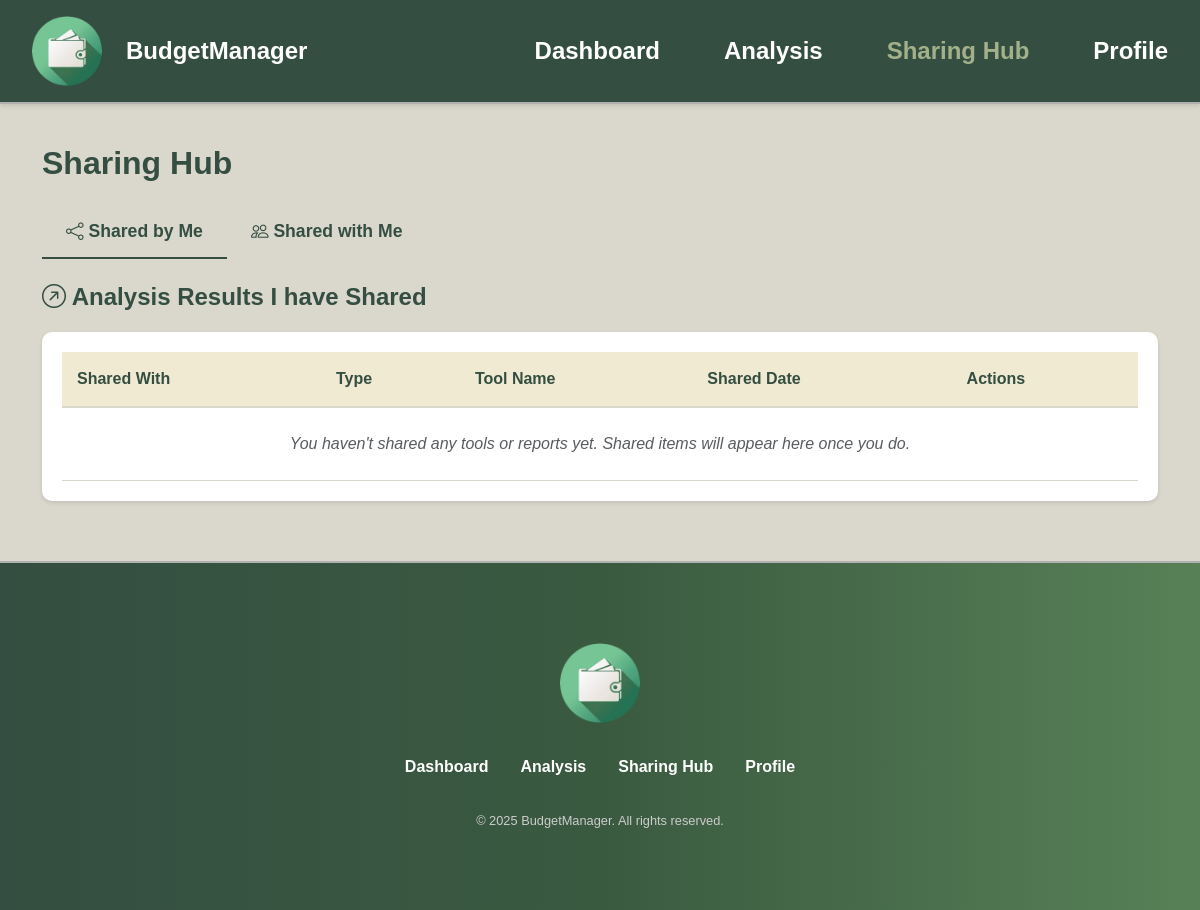
Page /share (signed in) on the earlier database version.
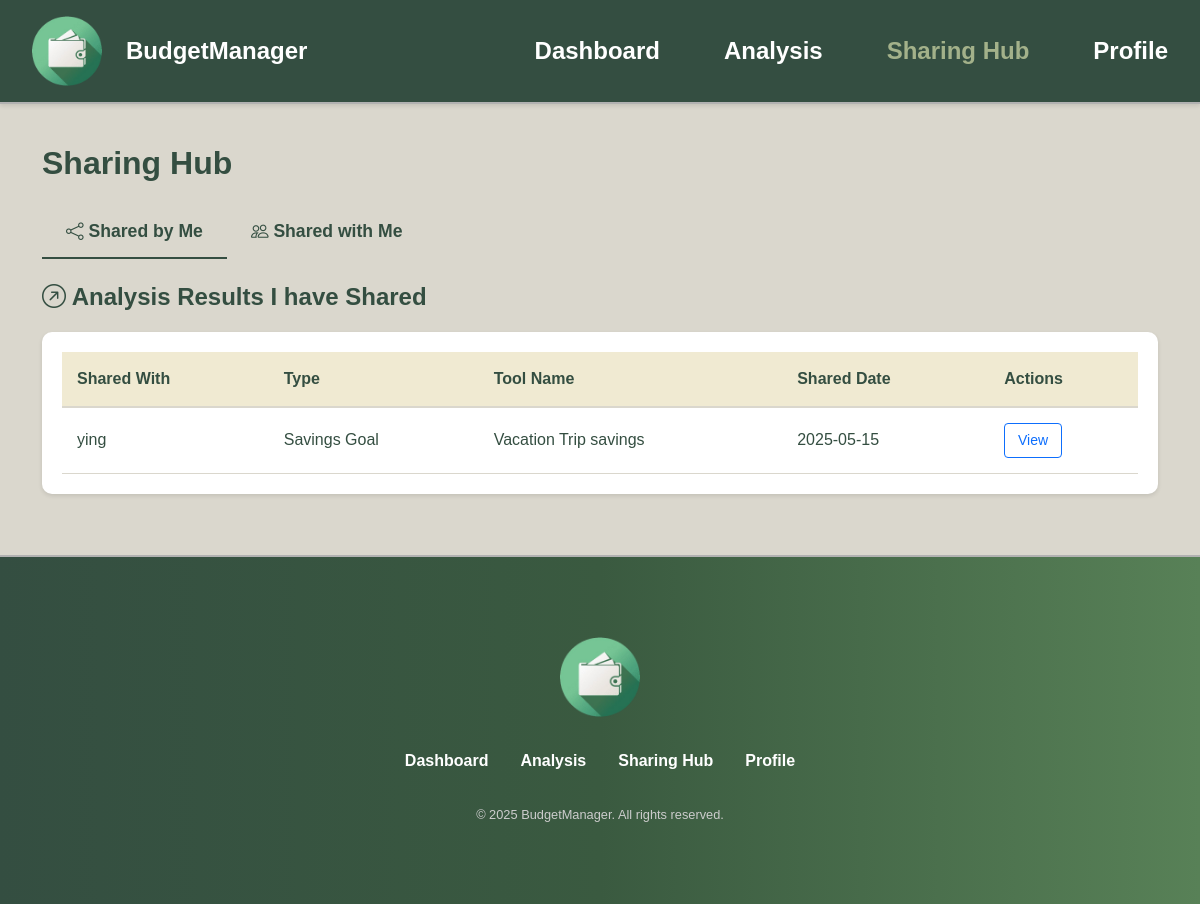
Same page on the later database version.
### models/savings_goal_share.py (models this page shows)
class SavingsGoalShare(db.Model):
    __tablename__ = 'savings_goal_shares'
    id = db.Column(db.Integer, primary_key=True)
    goal_id = db.Column(db.Integer, db.ForeignKey('savings_goals.id'), nullable=False)
    shared_with_user_id = db.Column(db.Integer, db.ForeignKey('users.id'), nullable=False)
    tool_name = db.Column(db.String(100), nullable=False)  # e.g., 'savings_goal', 'future_predictor'
    created_at = db.Column(db.DateTime, default=datetime.utcnow)
    shared_user = db.relationship(
        "User",
        backref="shared_goals",
        primaryjoin="SavingsGoalShare.shared_with_user_id==User.id"
    )
    goal = db.relationship("SavingsGoal", backref="shared_records")

### models/user.py (models this page shows, shortened)
class User(db.Model):
    __tablename__ = 'users'
    id = db.Column(db.Integer, primary_key=True)
    name = db.Column(db.String(100), nullable=False)
    email = db.Column(db.String(100), unique=True, nullable=False)
    password_hash = db.Column(db.String(256), nullable=False)
    created_at = db.Column(db.DateTime, default=datetime.utcnow)

### models/savings_goal.py (models this page shows)
class SavingsGoal(db.Model):
    __tablename__ = 'savings_goals'
    id = db.Column(db.Integer, primary_key=True)
    user_id = db.Column(db.Integer, db.ForeignKey('users.id'), nullable=False)
    goal_name = db.Column(db.String(100), nullable=False)
    target_amount = db.Column(db.Float, nullable=False)
    saved_amount = db.Column(db.Float, default=0.0)
    deadline = db.Column(db.Date, nullable=False)
    created_at = db.Column(db.DateTime, default=datetime.utcnow)
    shares = db.relationship('SavingsGoalShare', backref='savings_goal', lazy=True)
    owner = db.relationship('User', backref='goals')

### app.py (the view)
@app.route('/share')
@login_required_custom
def share():
    user_id = session.get('user_id')
    shared_by_me = SavingsGoalShare.query.join(SavingsGoal).filter(SavingsGoal.user_id == user_id).all()
    shared_with_me = SavingsGoalShare.query.filter_by(shared_with_user_id=user_id).all()
    return render_template('share.html',
                           shared_by_me=shared_by_me,
                           shared_with_me=shared_with_me)

### app.py (called while the page is built)
def login_required_custom(f):
    @wraps(f)
    def decorated_function(*args, **kwargs):
        if 'user_id' not in session:
            flash('please login first', 'warning')
            return redirect(url_for('login'))
        return f(*args, **kwargs)
    return decorated_function

### templates/share.html (shortened to what this page needs)
{% extends "layout_user.html" %}
{% block styles %}
<link href="https://cdn.jsdelivr.net/npm/bootstrap@5.3.5/dist/css/bootstrap.min.css" rel="stylesheet">
<link href="https://cdn.jsdelivr.net/npm/bootstrap-icons@1.11.0/font/bootstrap-icons.css" rel="stylesheet">
<link rel="stylesheet" href="{{ url_for('static', filename='css/style.css') }}">
<link rel="stylesheet" href="{{ url_for('static', filename='css/share.css') }}">
{% endblock %}
{% block content %}
<div class="container mt-4">
    <h2 class="mb-4">Sharing Hub</h2>
    <ul class="nav nav-tabs mb-4" id="sharingTabs" role="tablist">
        <li class="nav-item" role="presentation">
            <button class="nav-link active" id="shared-by-me-tab" data-bs-toggle="tab" data-bs-target="#shared-by-me" type="button" role="tab">
                <i class="bi bi-share"></i> Shared by Me
            </button>
        </li>
        <li class="nav-item" role="presentation">
            <button class="nav-link" id="shared-with-me-tab" data-bs-toggle="tab" data-bs-target="#shared-with-me" type="button" role="tab">
                <i class="bi bi-people"></i> Shared with Me
            </button>
        </li>
    </ul>
    <div class="tab-content" id="sharingTabsContent">
        <div class="tab-pane fade show active" id="shared-by-me" role="tabpanel">
            <div class="mt-4">
                <h4><i class="bi bi-arrow-up-right-circle"></i> Analysis Results I have Shared</h4>
                <div class="table-responsive">
                    <table class="table table-hover">
                        <thead>
                            <tr>
                                <th>Shared With</th>
                                <th>Type</th>
                                <th>Tool Name</th>
                                <th>Shared Date</th>
                                <th>Actions</th>
                            </tr>
                        </thead>
                        <tbody>
                            {% if shared_by_me %}
                                {% for share in shared_by_me %}
                                <tr>
                                    <td>{{ share.shared_user.name }}</td>
                                    <td>Savings Goal</td>
                                    <td>{{ share.goal.goal_name }}</td>
                                    <td>{{ share.goal.created_at.strftime('%Y-%m-%d') }}</td>
                                    <td>
                                        <a href="{{ url_for('savings_goal_tracker') }}#goal-{{ share.goal.id }}" class="btn btn-sm btn-outline-primary">View</a>
                                    </td>
                                </tr>
                                {% endfor %}
                            {% else %}
                                <tr>
                                    <td colspan="5" class="text-center text-muted py-4">
                                        <em>You haven't shared any tools or reports yet. Shared items will appear here once you do.</em>
                                    </td>
                                </tr>
                            {% endif %}
                        </tbody>
                    </table>
                </div>
            </div>
        </div>
    </div>
</div>
{% endblock %}

### templates/layout_user.html (shortened to what this page needs)
<!DOCTYPE html>
<html>
    <head>
        {% block styles %}{% endblock %}
    </head>
    <body data-scroll-target-id="{{ scroll_target_id | default('') }}" {% block body_tag_attrs %}{% endblock %}>
        <nav class="navbar">
            <div class="brand-section">
                <a href="{{ url_for('dashboard') }}" class="brand-link">
                    <img src="{{ url_for('static', filename='media/images/logo.png') }}" alt="budgetmanager" class="logo">
                    <span class="brand-name">BudgetManager</span>
                </a>
            </div>
            <ul>
                <li><a href="{{ url_for('dashboard') }}" class="{{ 'active' if request.endpoint == 'dashboard' }}">Dashboard</a></li>
                <li><a href="{{ url_for('analysis') }}" class="{{ 'active' if request.endpoint == 'analysis' }}">Analysis</a></li>
                <li><a href="{{ url_for('share') }}" class="{{ 'active' if request.endpoint == 'share' }}">Sharing Hub</a></li>
                <li><a href="{{ url_for('profile') }}" class="{{ 'active' if request.endpoint == 'profile' }}">Profile</a></li>
            </ul>
        </nav>
        <main class="main-content">
            {% block content %}
            {% endblock %}
        </main>
        <footer class="footer">
            <div class="footer-container">
                <div class="footer-logo">
                    <a href="{{ url_for('dashboard') }}">
                        <img src="{{ url_for('static', filename='media/images/logo.png') }}" alt="BudgetManager Logo">
                    </a>
                </div>
                <ul class="footer-links">
                    <li><a href="{{ url_for('dashboard') }}">Dashboard</a></li>
                    <li><a href="{{ url_for('analysis') }}">Analysis</a></li>
                    <li><a href="{{ url_for('share') }}">Sharing Hub</a></li>
                    <li><a href="{{ url_for('profile') }}">Profile</a></li>
                </ul>
                <div class="footer-copy">
                    &copy; 2025 BudgetManager. All rights reserved.
                </div>
            </div>
        </footer>
    </body>
</html>

### static/css/style.css (style rules this page uses)
body, h1, ul, li, a { margin: 0; padding: 0; list-style: none; text-decoration: none; color: inherit; }
body { font-family: 'Arial', sans-serif; background-color: #DAD7CD; color: #000; display: flex; flex-direction: column; }
body, html { scroll-behavior: smooth; height: 100%; }
main.main-content { flex: 1; }
.navbar { display: flex; justify-content: space-between; position: fixed; width: 100%; align-items: center; background-color: #344E41; padding: 1rem 2rem; box-shadow: 0 2px 4px rgba(0, 0, 0, 0.1); border-bottom: 2px solid #b1b1b1; z-index: 1000; }
.navbar .logo { height: 70px; width: auto; }
.navbar ul { display: flex; gap: 4rem; }
.navbar a { font-size: 1.5rem; color: #fff; font-weight: bold; transition: color 0.3s; }
.navbar a.active { color: #A3B18A; cursor: pointer; }
.footer { background: linear-gradient(90deg, #344E41, #3A5A40, #588157); color: #fff; padding: 5rem 2rem; border-top: 2px solid #b1b1b1; font-size: 1rem; }
.footer-container { display: flex; flex-direction: column; gap: 1rem; align-items: center; justify-content: center; text-align: center; }
.footer-logo img { height: 80px; width: auto; }
.footer-links { display: flex; flex-direction: row; gap: 2rem; list-style: none; padding: 0; margin: 1rem; }
.footer-links a { color: #ffffff; font-weight: bold; transition: color 0.3s; text-decoration: none; }
.footer-copy { color: #cccccc; font-size: 0.8rem; }
.brand-section { display: flex; align-items: center; }
.brand-link { display: flex; align-items: center; text-decoration: none; gap: 1rem; }
.brand-name { font-size: 1.5rem; font-weight: bold; color: #ffffff; margin-left: 0.5rem; }

### static/css/share.css (style rules this page uses)
.container.mt-4 { padding-top: 120px; padding-bottom: 60px; }
.nav-tabs { border-bottom: 2px solid #DAD7CD; }
.nav-tabs .nav-link { color: #344E41; font-weight: 600; font-size: 1.1rem; padding: 12px 24px; border: none; border-bottom: 2px solid transparent; margin-bottom: -2px; transition: all 0.3s ease; }
.nav-tabs .nav-link.active { color: #344E41; background-color: transparent; border-bottom: 2px solid #344E41; }
.table-responsive { background-color: #ffffff; border-radius: 10px; box-shadow: 0 2px 4px rgba(0, 0, 0, 0.1); padding: 20px; margin-top: 20px; }
.table { margin-bottom: 0; }
.table th { background-color: #f0ead2; color: #344E41; font-weight: 600; border-bottom: 2px solid #DAD7CD; padding: 15px; }
.table td { vertical-align: middle; padding: 15px; color: #344E41; border-bottom: 1px solid #DAD7CD; }
h2.mb-4 { color: #344E41; font-weight: 700; margin-bottom: 2rem; }
h4 { color: #344E41; font-weight: 600; margin-bottom: 1rem; }
.table tbody tr { transition: all 0.2s ease; }
.btn-sm { padding: 0.4rem 0.8rem; font-size: 0.875rem; }

Differences in the rows shown:
added SavingsGoalShare: shared_user.name "ying", goal.goal_name "Vacation Trip savings", goal.created_at "2025-05-15"
Other differences:
text no longer shown: "You haven't shared any tools or reports yet. Shared items will appear here once you do."
